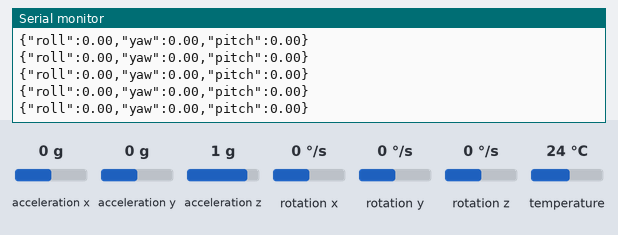
Bench run of a sketch on a simulated ESP32. Shown: the last lines printed to the serial monitor. The test bench sets the inputs (shaded band); at power-on: acceleration x 0 g, acceleration y 0 g, acceleration z 1 g, rotation x 0 °/s, rotation y 0 °/s, rotation z 0 °/s, temperature 24 °C.

Above: at 1.3 s.
1.4 s: acceleration x set to -1.4 g
At 2.1 s:
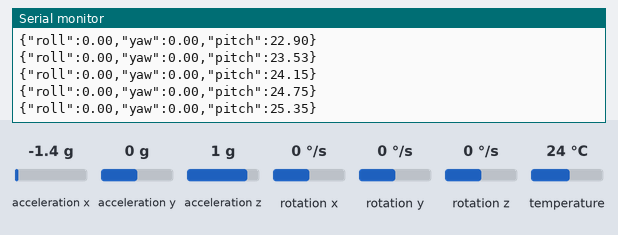
2.9 s: acceleration y set to -1.4 g
At 3.9 s:
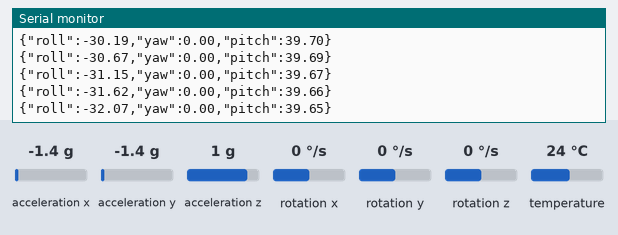
4.4 s: acceleration z set to -1.4 g
At 5.4 s:
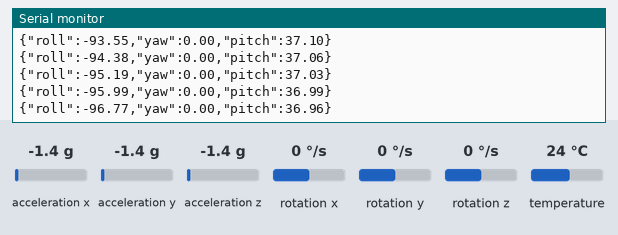
5.9 s: rotation x set to -192 °/s
At 6.5 s:
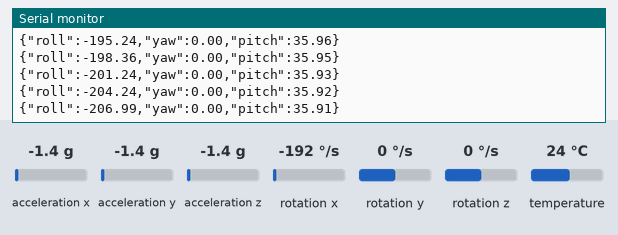
7.4 s: rotation y set to -192 °/s
At 8.0 s:
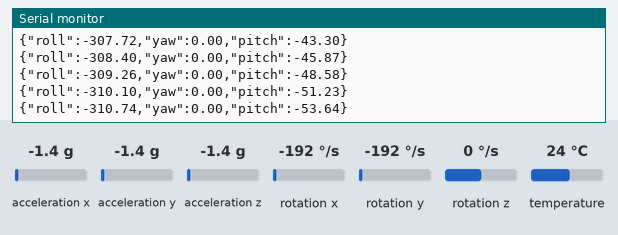
Timing chart, 0 to 9.9 s (numbered marks = the images above; inputs shaded):
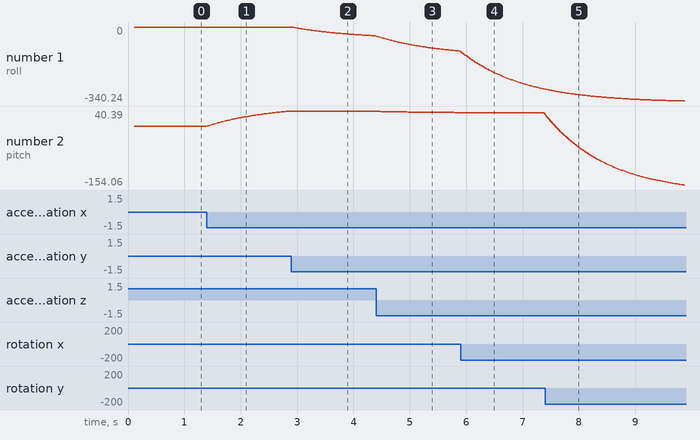

Measured:
- after the input at 1.4 s, the serial monitor: prints a new line at once (image 1)
- plotted number 2: 0 → 40.39 after the input at 1.4 s

The sketch:

main.ino
```cpp
// ESP32 MPU6050 Game Controller for DXTR Therapy Game
// Sends roll, pitch, yaw data as JSON over Serial at 115200 baud

#include <Adafruit_MPU6050.h>
#include <Adafruit_Sensor.h>
#include <Wire.h>
#include <ArduinoJson.h>

Adafruit_MPU6050 mpu;

// Variables for complementary filter (combines accelerometer and gyroscope)
float roll = 0.0;
float pitch = 0.0;
float yaw = 0.0;
unsigned long lastTime = 0;
const float alpha = 0.98; // Complementary filter coefficient (0-1, higher = more gyro, lower = more accel)

void setup(void) {
  Serial.begin(115200);
  delay(100);

  Serial.println("ESP32 MPU6050 Game Controller");
  Serial.println("Initializing MPU6050...");

  // Initialize I2C with custom pins for ESP32 (SDA=21, SCL=22)
  Wire.begin(21, 22);

  // Try to initialize!
  if (!mpu.begin()) {
    Serial.println("Failed to find MPU6050 chip");
    while (1) {
      delay(10);
    }
  }
  Serial.println("MPU6050 Found!");

  // Configure sensor ranges
  mpu.setAccelerometerRange(MPU6050_RANGE_8_G);
  mpu.setGyroRange(MPU6050_RANGE_500_DEG);
  mpu.setFilterBandwidth(MPU6050_BAND_5_HZ);

  Serial.println("MPU6050 configured successfully!");
  Serial.println("Starting data transmission...");
  Serial.println(""); // Empty line to separate setup messages from data

  lastTime = millis();
}

void loop() {
  /* Get new sensor events with the readings */
  sensors_event_t a, g, temp;
  mpu.getEvent(&a, &g, &temp);

  // Calculate time delta for complementary filter
  unsigned long currentTime = millis();
  float dt = (currentTime - lastTime) / 1000.0; // Convert to seconds
  lastTime = currentTime;

  // Calculate roll and pitch from accelerometer (in degrees)
  float accelRoll = atan2(a.acceleration.y, a.acceleration.z) * 180.0 / PI;
  float accelPitch = atan2(-a.acceleration.x, sqrt(a.acceleration.y * a.acceleration.y + a.acceleration.z * a.acceleration.z)) * 180.0 / PI;

  // Convert gyro rates from rad/s to deg/s and integrate
  float gyroRollRate = g.gyro.x * 180.0 / PI;
  float gyroPitchRate = g.gyro.y * 180.0 / PI;
  float gyroYawRate = g.gyro.z * 180.0 / PI;

  // Complementary filter: combine accelerometer (low frequency) with gyroscope (high frequency)
  roll = alpha * (roll + gyroRollRate * dt) + (1 - alpha) * accelRoll;
  pitch = alpha * (pitch + gyroPitchRate * dt) + (1 - alpha) * accelPitch;
  yaw = yaw + gyroYawRate * dt; // Yaw requires magnetometer for absolute heading, using gyro only

  // Limit yaw to prevent overflow
  if (yaw > 180) yaw -= 360;
  if (yaw < -180) yaw += 360;

  // Output as JSON format expected by the game
  // Format: {"roll": value, "yaw": value, "pitch": value}
  Serial.print("{\"roll\":");
  Serial.print(roll, 2);
  Serial.print(",\"yaw\":");
  Serial.print(yaw, 2);
  Serial.print(",\"pitch\":");
  Serial.print(pitch, 2);
  Serial.println("}");

  // Send at ~50Hz (20ms delay)
  delay(20);
}
```
